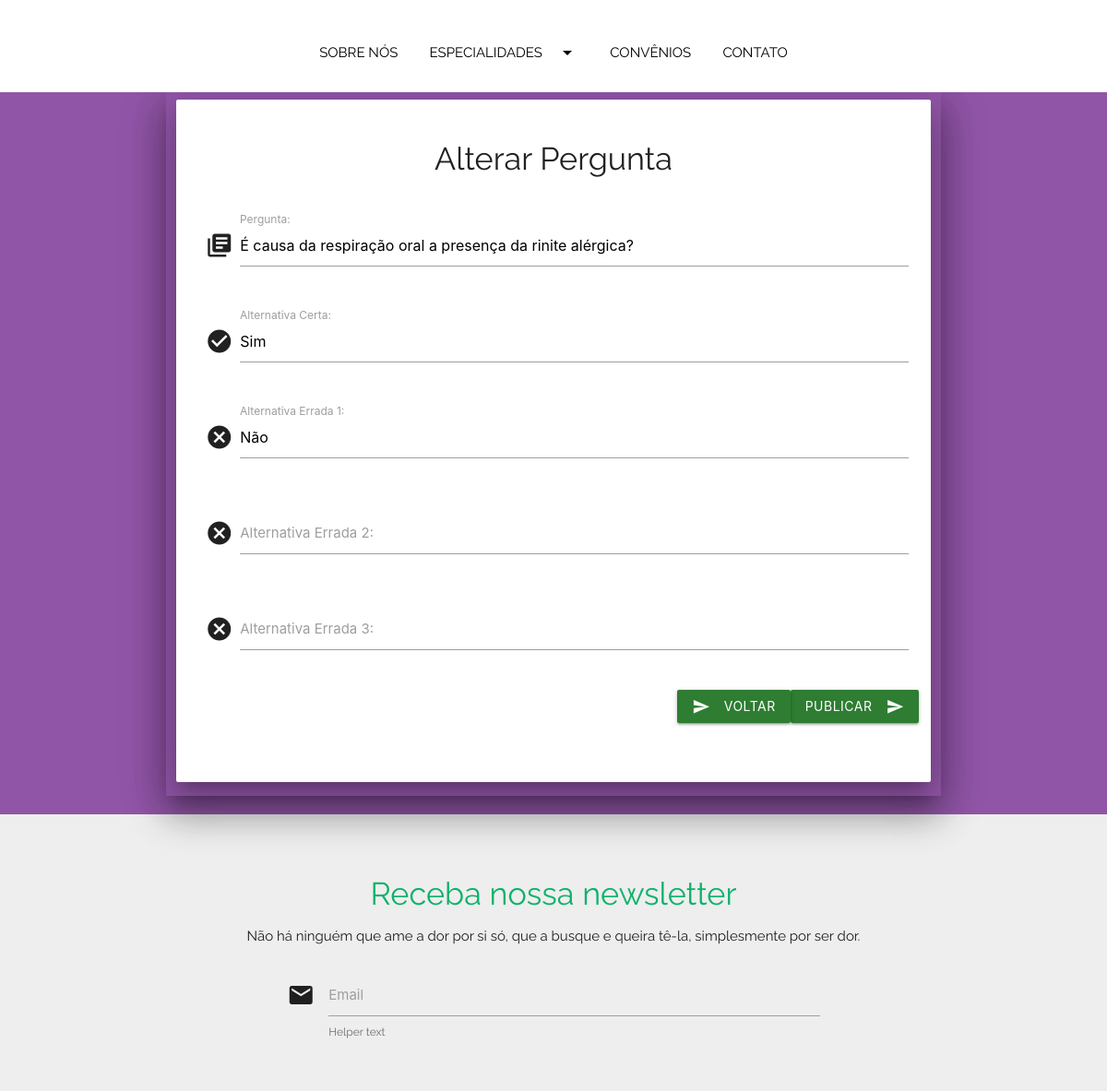
The app's page /ClinicaMedica/Atualizar-Pergunta.php?id=8 with its own data.
### tables this page shows
CREATE TABLE `pergunta` (
  `codigoPergunta` int(10) UNSIGNED NOT NULL,
  `descricao` varchar(300) NOT NULL,
  `respostaCerta` varchar(300) NOT NULL,
  `tipo_pergunta` int(10) UNSIGNED NOT NULL,
  `cod_Questionario` int(10) UNSIGNED NOT NULL
);

CREATE TABLE `respostacerta` (
  `codigoCerto` int(10) UNSIGNED NOT NULL,
  `descricao` varchar(300) NOT NULL,
  `cod_pergunta` int(10) UNSIGNED NOT NULL
);

CREATE TABLE `respostaerrada` (
  `codigoErrado` int(10) UNSIGNED NOT NULL,
  `descricao` varchar(300) NOT NULL,
  `cod_pergunta` int(10) UNSIGNED NOT NULL
);

### ClinicaMedica/Atualizar-Pergunta.php (the view, shortened to what this page needs)
<?php
    include "Conexao.php";
    $id = intval($_GET['id']);
    $sql_banco = mysqli_query($conexao, "SELECT * FROM pergunta WHERE codigoPergunta='$id' LIMIT 1");
    $r = mysqli_fetch_assoc($sql_banco);
    $sql_certo = mysqli_query($conexao, "SELECT * FROM respostacerta WHERE cod_pergunta='$id' LIMIT 1");
    $c = mysqli_fetch_assoc($sql_certo);
    $sql_pegadados = mysqli_query($conexao, "SELECT * FROM respostaerrada WHERE cod_pergunta='$id'");
    $radio = 1;
?>
<!DOCTYPE html>
<html>
<head>
    <link rel="stylesheet" href="css/materialize.min.css">
</head>
<body class="grey lighten-3">
    <div style="background-color: rgb(145, 85, 167);">
        <nav class="z-depth-0" style="height: 100px;">
            <div class="nav-wrapper white">
                <ul class="center">
                    <li class="lina"><a href="Sobre-Nos.php" class="black-text"> SOBRE NÓS </a></li>
                    <li class="lina"><a href="Espcialidades.php" class="black-text dropdown-trigger" data-target="Especialidades"> ESPECIALIDADES <i class="material-icons right"> arrow_drop_down </i></a></li>
                    <li class="lina"><a href="Convenios.php" class="black-text"> CONVÊNIOS </a></li>
                    <li class="lina"><a href="Contato.php" class="black-text"> CONTATO </a></li>
                </ul>
            </div>
        </nav>
        <div class="container">
            <div class="row">
                <div class="col s12 m12 112 container center z-depth-5">
                    <div class="card-panel z-depth-5">
                        <div class="row">
                            <div id="uploadP" class="col s12 m12 l12">
                                <h4 class="center"> Alterar Pergunta </h4><br>
                                <form name="formUpload" method="post" action="Alterar-Pergunta.php" enctype="multipart/form-data">
                                    <div class="row">
                                        <div class="input-field col s12">
                                            <i class="material-icons prefix"> library_books </i>
                                            <label for="cPergunta">Pergunta: </label><input class="active validate" type="text" name="tPergunta" id="cPergunta" value="<?php echo $r["descricao"]; ?>" maxlength="60" required>
                                        </div>
                                    </div>
                                    <div class="row">
                                        <div class="input-field col s12">
                                            <i class="material-icons prefix"> check_circle </i>
                                            <label for="cAlterC">Alternativa Certa: </label><input class="active validate" type="text" name="tAlterC" id="cAlterC" value="<?php echo $c["descricao"]; ?>" maxlength="60" required>
                                        </div>
                                    </div>
                                    <?php while($l = mysqli_fetch_array($sql_pegadados)){ ?>
                                    <div class="row">
                                        <div class="input-field col s12">
                                            <i class="material-icons prefix"> cancel </i>
                                            <label for="<?php echo "cAlterE".$radio; ?>">Alternativa Errada <?php echo $radio; ?>: </label><input class="active validate" type="text" name="<?php echo "tAlterE".$radio; ?>" id="<?php echo "cAlterE".$radio; ?>" value="<?php echo $l["descricao"]; ?>" maxlength="60" required>
                                        </div>
                                    </div>
                                    <?php $radio = $radio+1; } ?>
<div class="row">
                                    <button class="btn waves-effect waves-light green darken-3 right" type="submit" onclick=""> Publicar
                                        <i class="material-icons right"> send </i>
                                    </button>
                                    <a href="Admin.php">
                                    <button class="btn waves-effect waves-light green darken-3 right" type="button" onclick=""> Voltar
                        <i class="material-icons left"> send </i>
                    </button>
                                        </a>
    </div>
                                </form>
                            </div>
                            <br>
                        </div>
                    </div>
                </div>
            </div>
        </div>
        <div class="row grey lighten-3">
            <br><br>
            <div class="center">
                <h4 id="Atfooter"> Receba nossa newsletter </h4>
            </div>
            <div class="center">
                <p> Não há ninguém que ame a dor por si só, que a busque e queira tê-la, simplesmente por ser dor. </p>
            </div>
            <form class="col s12">
                <div class="row">
                    <div class="input-field col s6 m6 l6 offset-m3 offset-l3">
                        <i class="material-icons prefix"> email </i>
                        <input id="email" type="email" class="validate">
                        <label for="email">Email</label>
                        <span class="helper-text" data-error="wrong" data-success="right">Helper text</span>
                    </div>
                </div>
            </form>
        </div>
    </div>
</body>
</html>

### ClinicaMedica/Atualizar-Pergunta.php (style rules this page uses)
li { font-family: 'Raleway'; }
.nav-wrapper ul.center { display: block; width: auto; }
.nav-wrapper > ul.center li { float: none; display: inline-block; }
.lina { margin-top: 25px; }
#cuide, #Atfooter { color: #0DB26B; }
p, span, h5,h4, #Atfooter { font-family: raleway, sans-serif; }
body { overflow-x: hidden; }

### records on screen
pergunta: tPergunta "É causa da respiração oral a presença da rinite alérgica?"
respostacerta: tAlterC "Sim"
respostaerrada: tAlterE1 "Não"
